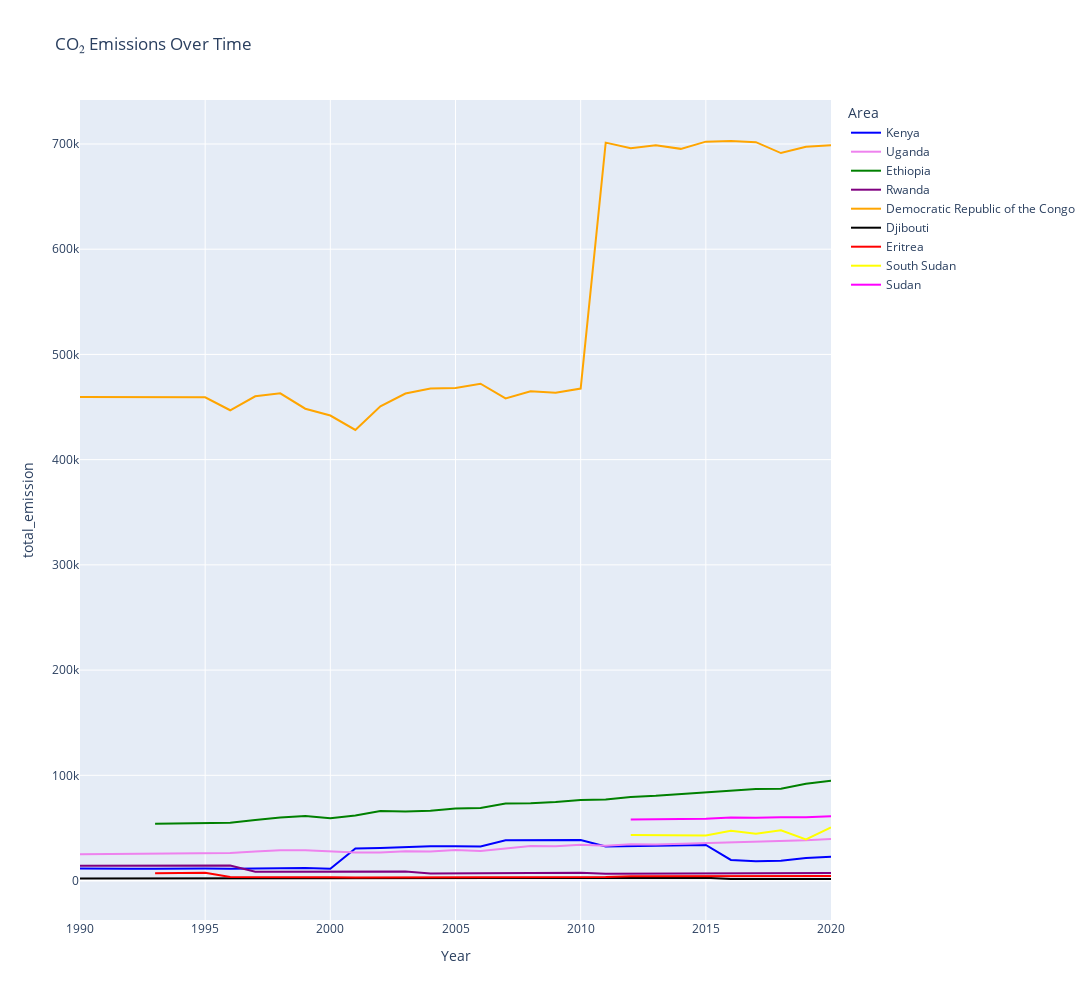

Notebook code for this chart:
### Code cell
import plotly.express as px

# Custom color palette (can be hex codes or color names)
custom_colors = ['blue','violet','green','purple','orange','black','red','yellow','magenta']  # Blue, Orange, Green, Red

fig = px.line(
    east_africa_data,
    x='Year',
    y='total_emission',
    title='CO₂ Emissions Over Time',
    color='Area',
    color_discrete_sequence = custom_colors,
    width = 1300,
    height = 1000
)

fig.show()

### Figure 1 — Plotly figure (JSON) as saved in the notebook; plotly's stock layout.template omitted (floating-point values rounded to 4 significant figures)
{"data": [{"hovertemplate": "Area=Kenya<br>Year=%{x}<br>total_emission=%{y}<extra></extra>", "legendgroup": "Kenya", "line": {"color": "blue", "dash": "solid"}, "marker": {"symbol": "circle"}, "mode": "lines", "name": "Kenya", "orientation": "v", "showlegend": true, "type": "scatter", "x": [1990, 1991, 1992, 1993, 1994, 1995, 1996, 1997, 1998, 1999, 2000, 2001, 2002, 2003, 2004, 2005, 2006, 2007, 2008, 2009, 2010, 2011, 2012, 2013, 2014, 2015, 2016, 2017, 2018, 2019, 2020], "xaxis": "x", "y": [11490.0, 11030.0, 11200.0, 11130.0, 11440.0, 11430.0, 11180.0, 11260.0, 11900.0, 11970.0, 11190.0, 30530.0, 31020.0, 31960.0, 32460.0, 32550.0, 32280.0, 38310.0, 38400.0, 38250.0, 38420.0, 32260.0, 32580.0, 32520.0, 33360.0, 33800.0, 19580.0, 18270.0, 18800.0, 21420.0, 22560.0], "yaxis": "y"}, {"hovertemplate": "Area=Uganda<br>Year=%{x}<br>total_emission=%{y}<extra></extra>", "legendgroup": "Uganda", "line": {"color": "violet", "dash": "solid"}, "marker": {"symbol": "circle"}, "mode": "lines", "name": "Uganda", "orientation": "v", "showlegend": true, "type": "scatter", "x": [1990, 1991, 1992, 1993, 1994, 1995, 1996, 1997, 1998, 1999, 2000, 2001, 2002, 2003, 2004, 2005, 2006, 2007, 2008, 2009, 2010, 2011, 2012, 2013, 2014, 2015, 2016, 2017, 2018, 2019, 2020], "xaxis": "x", "y": [24890.0, 25110.0, 25240.0, 25340.0, 25290.0, 25570.0, 26240.0, 27580.0, 28690.0, 28660.0, 27680.0, 26600.0, 26730.0, 27840.0, 27520.0, 29010.0, 27990.0, 30270.0, 32750.0, 32510.0, 33950.0, 33030.0, 34490.0, 34360.0, 35000.0, 35820.0, 36340.0, 37050.0, 37330.0, 38280.0, 39560.0], "yaxis": "y"}, {"hovertemplate": "Area=Ethiopia<br>Year=%{x}<br>total_emission=%{y}<extra></extra>", "legendgroup": "Ethiopia", "line": {"color": "green", "dash": "solid"}, "marker": {"symbol": "circle"}, "mode": "lines", "name": "Ethiopia", "orientation": "v", "showlegend": true, "type": "scatter", "x": [1993, 1994, 1995, 1996, 1997, 1998, 1999, 2000, 2001, 2002, 2003, 2004, 2005, 2006, 2007, 2008, 2009, 2010, 2011, 2012, 2013, 2014, 2015, 2016, 2017, 2018, 2019, 2020], "xaxis": "x", "y": [53910.0, 54280.0, 54460.0, 54840.0, 57540.0, 59890.0, 61270.0, 59250.0, 61770.0, 66110.0, 65530.0, 66340.0, 68430.0, 68940.0, 73240.0, 73490.0, 74590.0, 76600.0, 76920.0, 79430.0, 80510.0, 82150.0, 84090.0, 85860.0, 87090.0, 87220.0, 92070.0, 94940.0], "yaxis": "y"}, {"hovertemplate": "Area=Rwanda<br>Year=%{x}<br>total_emission=%{y}<extra></extra>", "legendgroup": "Rwanda", "line": {"color": "purple", "dash": "solid"}, "marker": {"symbol": "circle"}, "mode": "lines", "name": "Rwanda", "orientation": "v", "showlegend": true, "type": "scatter", "x": [1990, 1991, 1992, 1993, 1994, 1995, 1996, 1997, 1998, 1999, 2000, 2001, 2002, 2003, 2004, 2005, 2006, 2007, 2008, 2009, 2010, 2011, 2012, 2013, 2014, 2015, 2016, 2017, 2018, 2019, 2020], "xaxis": "x", "y": [14120.0, 14170.0, 14160.0, 14130.0, 14070.0, 14000.0, 14190.0, 8358.0, 8333.0, 8419.0, 8454.0, 8316.0, 8418.0, 8482.0, 6662.0, 6778.0, 6889.0, 7010.0, 7143.0, 7235.0, 7366.0, 6417.0, 6536.0, 6628.0, 6638.0, 6962.0, 6962.0, 7026.0, 7025.0, 7149.0, 7165.0], "yaxis": "y"}, {"hovertemplate": "Area=Democratic Republic of the Congo<br>Year=%{x}<br>total_emission=%{y}<extra></extra>", "legendgroup": "Democratic Republic of the Congo", "line": {"color": "orange", "dash": "solid"}, "marker": {"symbol": "circle"}, "mode": "lines", "name": "Democratic Republic of the Congo", "orientation": "v", "showlegend": true, "type": "scatter", "x": [1990, 1991, 1992, 1993, 1994, 1995, 1996, 1997, 1998, 1999, 2000, 2001, 2002, 2003, 2004, 2005, 2006, 2007, 2008, 2009, 2010, 2011, 2012, 2013, 2014, 2015, 2016, 2017, 2018, 2019, 2020], "xaxis": "x", "y": [459500.0, 459500.0, 459600.0, 459300.0, 459300.0, 459300.0, 446900.0, 460200.0, 463000.0, 448400.0, 441900.0, 428200.0, 450600.0, 462800.0, 467700.0, 468100.0, 472100.0, 458200.0, 464900.0, 463600.0, 467500.0, 701300.0, 696000.0, 698800.0, 695400.0, 702200.0, 702800.0, 701700.0, 691400.0, 697300.0, 698800.0], "yaxis": "y"}, {"hovertemplate": "Area=Djibouti<br>Year=%{x}<br>total_emission=%{y}<extra></extra>", "legendgroup": "Djibouti", "line": {"color": "black", "dash": "solid"}, "marker": {"symbol": "circle"}, "mode": "lines", "name": "Djibouti", "orientation": "v", "showlegend": true, "type": "scatter", "x": [1990, 1991, 1992, 1993, 1994, 1995, 1996, 1997, 1998, 1999, 2000, 2001, 2002, 2003, 2004, 2005, 2006, 2007, 2008, 2009, 2010, 2011, 2012, 2013, 2014, 2015, 2016, 2017, 2018, 2019, 2020], "xaxis": "x", "y": [1914.0, 1928.0, 1939.0, 1934.0, 1942.0, 1959.0, 1967.0, 1978.0, 1992.0, 2105.0, 2116.0, 2115.0, 2116.0, 1997.0, 2020.0, 2029.0, 2038.0, 2060.0, 2064.0, 2068.0, 2063.0, 2163.0, 2599.0, 2670.0, 2592.0, 2587.0, 1453.0, 1477.0, 1493.0, 1511.0, 1505.0], "yaxis": "y"}, {"hovertemplate": "Area=Eritrea<br>Year=%{x}<br>total_emission=%{y}<extra></extra>", "legendgroup": "Eritrea", "line": {"color": "red", "dash": "solid"}, "marker": {"symbol": "circle"}, "mode": "lines", "name": "Eritrea", "orientation": "v", "showlegend": true, "type": "scatter", "x": [1993, 1994, 1995, 1996, 1997, 1998, 1999, 2000, 2001, 2002, 2003, 2004, 2005, 2006, 2007, 2008, 2009, 2010, 2011, 2012, 2013, 2014, 2015, 2016, 2017, 2018, 2019, 2020], "xaxis": "x", "y": [6965.0, 7267.0, 7298.0, 3375.0, 3144.0, 2952.0, 3017.0, 3148.0, 2955.0, 2935.0, 2978.0, 3000.0, 3020.0, 3073.0, 3200.0, 3193.0, 3203.0, 3189.0, 3281.0, 4049.0, 4064.0, 4070.0, 4060.0, 4100.0, 4117.0, 4154.0, 4159.0, 4185.0], "yaxis": "y"}, {"hovertemplate": "Area=South Sudan<br>Year=%{x}<br>total_emission=%{y}<extra></extra>", "legendgroup": "South Sudan", "line": {"color": "yellow", "dash": "solid"}, "marker": {"symbol": "circle"}, "mode": "lines", "name": "South Sudan", "orientation": "v", "showlegend": true, "type": "scatter", "x": [2012, 2013, 2014, 2015, 2016, 2017, 2018, 2019, 2020], "xaxis": "x", "y": [43290.0, 42880.0, 43060.0, 42700.0, 47330.0, 44390.0, 47840.0, 39050.0, 50400.0], "yaxis": "y"}, {"hovertemplate": "Area=Sudan<br>Year=%{x}<br>total_emission=%{y}<extra></extra>", "legendgroup": "Sudan", "line": {"color": "magenta", "dash": "solid"}, "marker": {"symbol": "circle"}, "mode": "lines", "name": "Sudan", "orientation": "v", "showlegend": true, "type": "scatter", "x": [2012, 2013, 2014, 2015, 2016, 2017, 2018, 2019, 2020], "xaxis": "x", "y": [57900.0, 58300.0, 58290.0, 58800.0, 59860.0, 59610.0, 60140.0, 60120.0, 60980.0], "yaxis": "y"}], "layout": {"height": 1000, "legend": {"title": {"text": "Area"}, "tracegroupgap": 0}, "title": {"text": "CO₂ Emissions Over Time"}, "width": 1300, "xaxis": {"anchor": "y", "domain": [0, 1], "title": {"text": "Year"}}, "yaxis": {"anchor": "x", "domain": [0, 1], "title": {"text": "total_emission"}}}}
